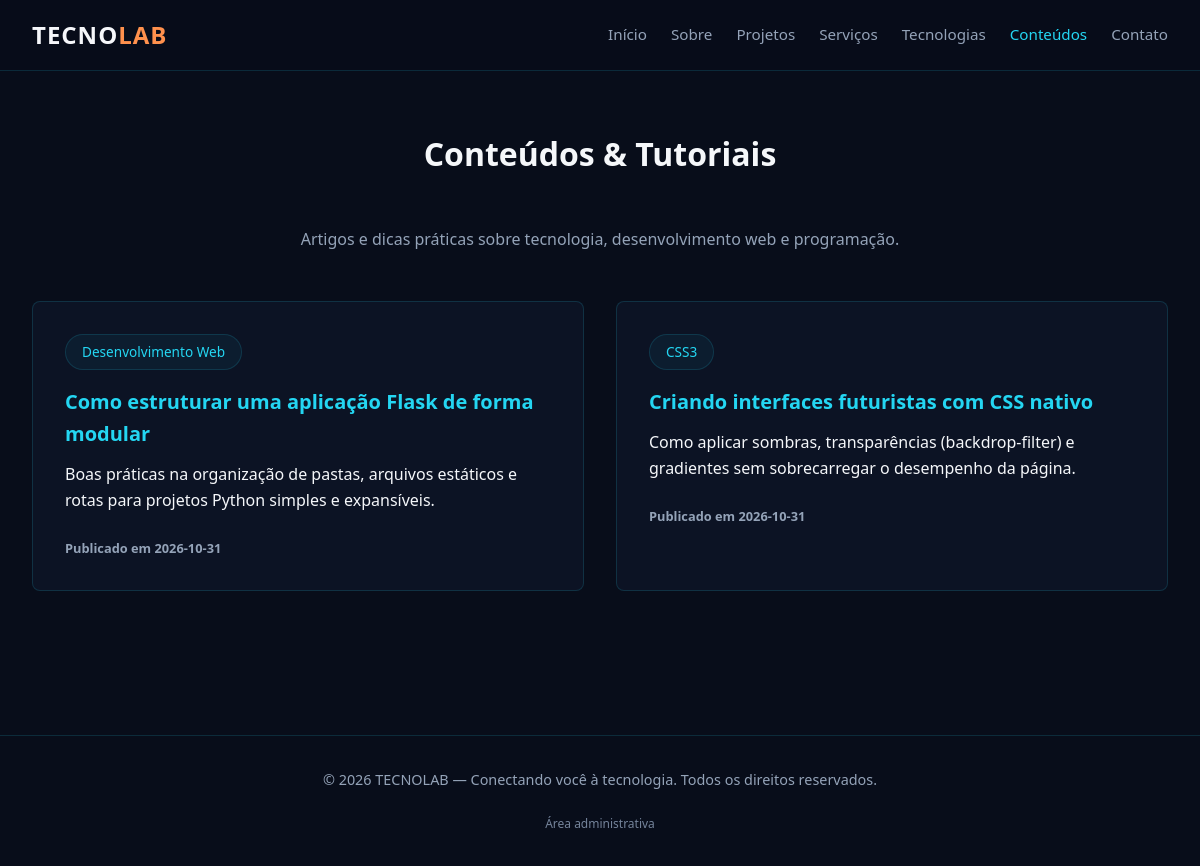
The app's page /conteudos with its own data.
### tables this page shows
CREATE TABLE tutorials (
            id INTEGER PRIMARY KEY AUTOINCREMENT,
            title TEXT NOT NULL,
            category TEXT NOT NULL,
            description TEXT NOT NULL,
            content TEXT,
            image_path TEXT,
            is_published INTEGER DEFAULT 1,
            created_at TIMESTAMP DEFAULT CURRENT_TIMESTAMP,
            updated_at TIMESTAMP DEFAULT CURRENT_TIMESTAMP
        );

### app.py (the view)
@app.route('/conteudos')
def tutorials():
    conn = get_db()
    cursor = conn.cursor()
    cursor.execute('SELECT * FROM tutorials WHERE is_published = 1 ORDER BY created_at DESC')
    published_tutorials = cursor.fetchall()
    conn.close()
    return render_template('tutorials.html', tutorials=published_tutorials)

### app.py (called while the page is built)
def get_db():
    conn = sqlite3.connect(app.config['DATABASE_PATH'])
    conn.row_factory = sqlite3.Row
    return conn

### templates/tutorials.html (shortened to what this page needs)
{% extends 'base.html' %}
{% block content %}
<section class="section" style="padding-top: 8rem;">
    <h2 class="section-title">Conteúdos & Tutoriais</h2>
    <p style="text-align: center; color: var(--text-muted); margin-bottom: 3rem;">
        Artigos e dicas práticas sobre tecnologia, desenvolvimento web e programação.
    </p>
    <div class="cards-grid">
        {% if tutorials %}
            {% for item in tutorials %}
            <div class="card">
                <span class="hero-tag">{{ item.category or 'Tecnologia' }}</span>
                <h3 class="card-title">{{ item.title }}</h3>
                <p>{{ item.description }}</p>
                <div class="card-actions">
                    <span class="card-link" style="color: var(--text-muted); font-size: 0.8rem;">Publicado em {{ item.created_at[:10] }}</span>
                </div>
            </div>
            {% endfor %}
        {% endif %}
    </div>
</section>
{% endblock %}

### static/css/style.css (style rules this page uses)
:root { --bg-primary: #080D1A; --bg-secondary: #0F172A; --accent-electric: #087FE8; --accent-cyan: #24D6F2; --accent-purple: #7948C8; --accent-orange: #FF914D; --text-main: #F5F7FA; --text-muted: #94A3B8; --border-subtle: rgba(36, 214, 242, 0.15); --card-bg: rgba(15, 23, 42, 0.7); --font-family: 'Segoe UI', system-ui, -apple-system, sans-serif; }
* { margin: 0; padding: 0; box-sizing: border-box; }
body { background-color: var(--bg-primary); color: var(--text-main); font-family: var(--font-family); line-height: 1.6; overflow-x: hidden; }
.hero-tag { display: inline-block; color: var(--accent-cyan); border: 1px solid var(--border-subtle); padding: 0.4rem 1rem; border-radius: 20px; font-size: 0.85rem; margin-bottom: 1rem; background: rgba(36, 214, 242, 0.05); }
.section { padding: 5rem 2rem; max-width: 1200px; margin: 0 auto; }
.section-title { text-align: center; font-size: 2rem; margin-bottom: 3rem; }
.cards-grid { display: grid; grid-template-columns: repeat(auto-fit, minmax(280px, 1fr)); gap: 2rem; }
.card { background: var(--card-bg); border: 1px solid var(--border-subtle); border-radius: 8px; padding: 2rem; transition: transform 0.3s ease, border-color 0.3s ease; }
.card-title { color: var(--accent-cyan); margin-bottom: 0.75rem; font-size: 1.25rem; }
.card-actions { display: flex; gap: 1rem; margin-top: 1.5rem; }
.card-link { color: var(--accent-cyan); text-decoration: none; font-size: 0.9rem; font-weight: 600; transition: color 0.3s ease; }

### records on screen
tutorials: category "Desenvolvimento Web", title "Como estruturar uma aplicação Flask de forma modular", description "Boas práticas na organização de pastas, arquivos estáticos e rotas para projetos Python simples e expansíveis.", created_at "2026-10-31"
tutorials: category "CSS3", title "Criando interfaces futuristas com CSS nativo", description "Como aplicar sombras, transparências (backdrop-filter) e gradientes sem sobrecarregar o desempenho da página.", created_at "2026-10-31"
